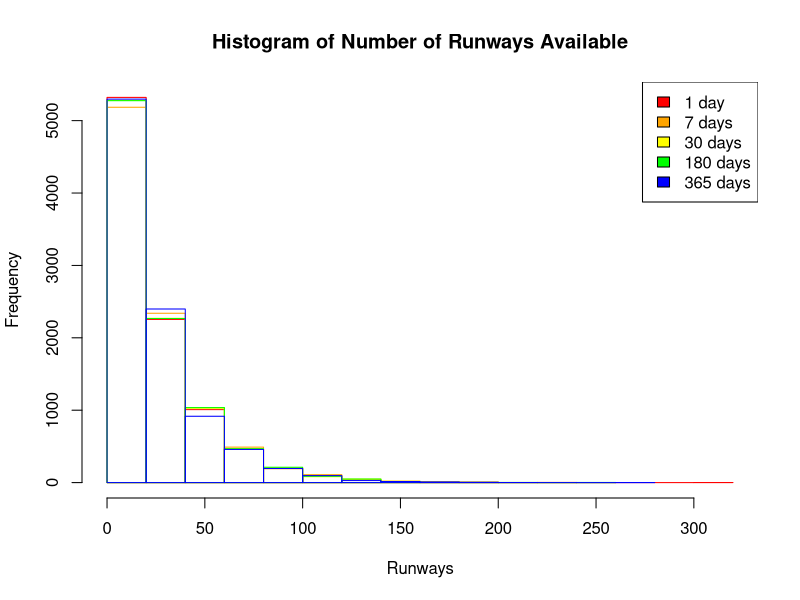
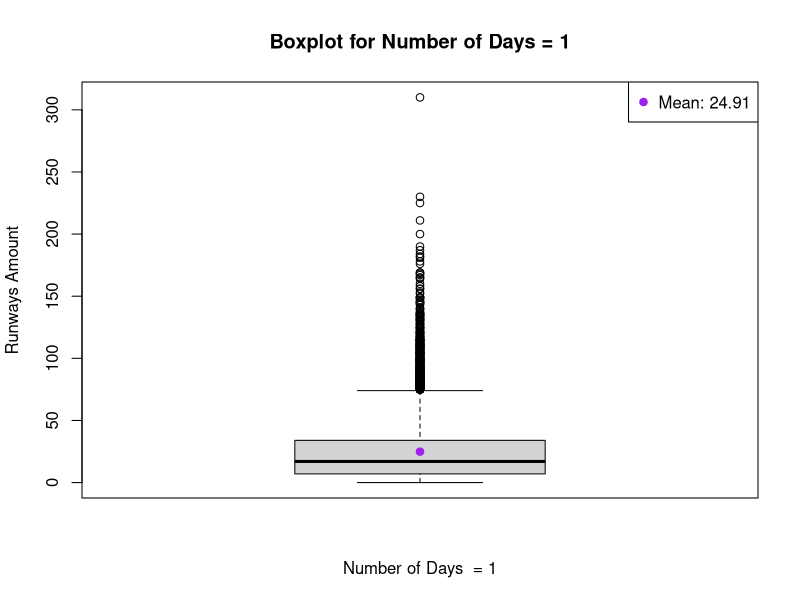
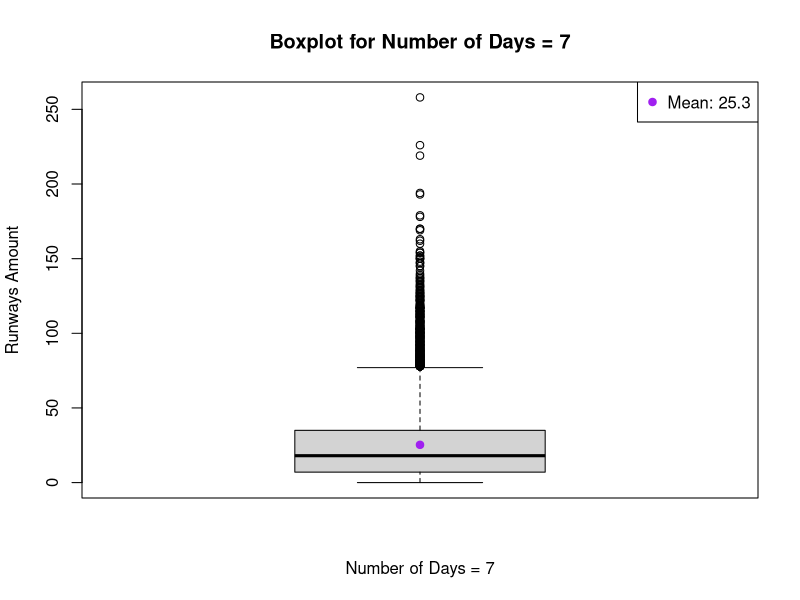
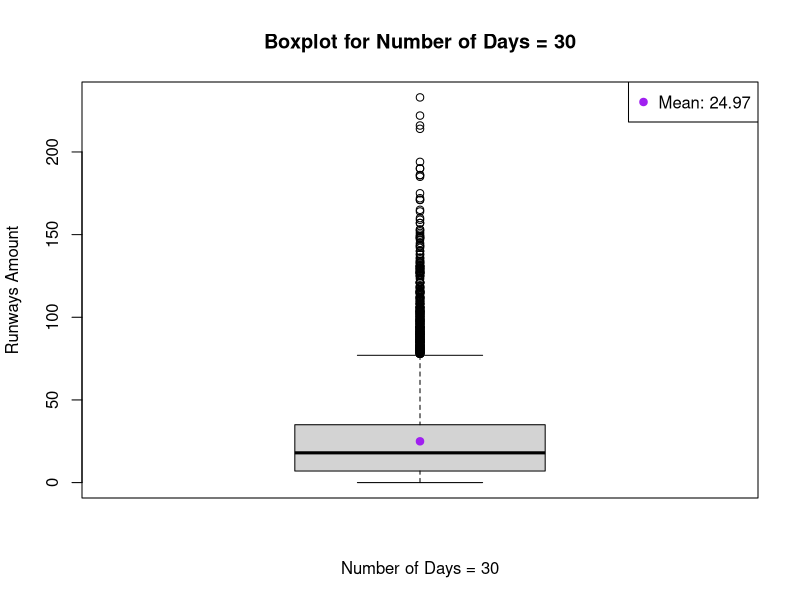
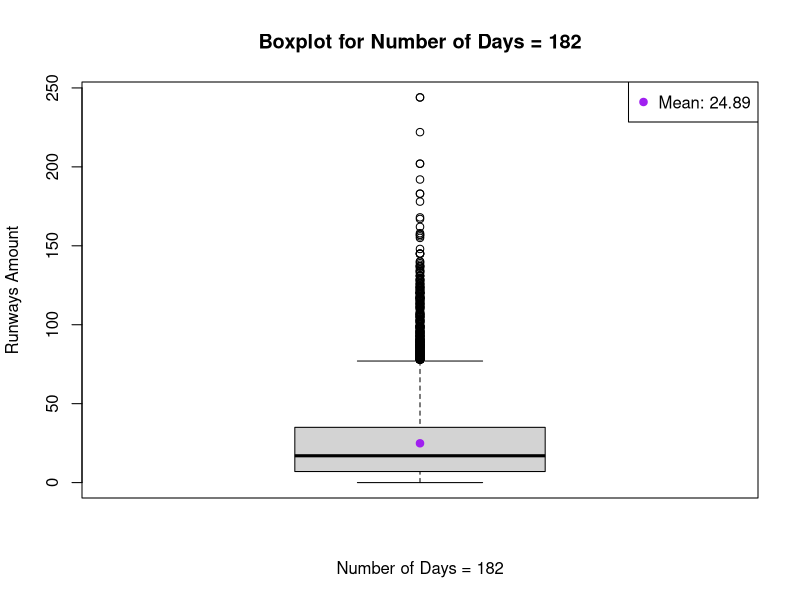

Generate these figures, in order, with R: (Note: this script raises an error after producing the figures.)
# Christa Ramos
# STAT 4345 Project
# Simulating Airplanes and Runways

#set.seed(1)
arrival.rate = 250
days.list = c(1, 7, 30, 182, 365)

results = data.frame(days = days.list,
                     mean.runways = numeric(length(days.list)),
                     sd.runways = numeric(length(days.list)),
                     mean.airplanes = numeric(length(days.list)),
                     airplane.runways.rate = numeric(length(days.list)))

for (i in 1:length(days.list)) {
  days = days.list[i]
  airplanes = 0
  # generate random airplanes for 1, 7, 30, 182, and 365 days that follows a poisson distribution   
  for (j in 1:days) {
    lambda = arrival.rate
    u = runif(1)
    k = 0
    p = exp(-lambda)
    
    while (u >= p) {
      k = k + 1
      p = p + (exp(-lambda) * lambda^k) / factorial(k)
    }
    airplanes = airplanes + k
  }
  # Generate the number of runways available using an exponential distribution  
  runways <- 25
  runways.available <- numeric(airplanes)
  
  for (j in 1:airplanes) {
    rate = 1/runways
    u = runif(1)
    runways.amount = -log(1-u)/rate
    runways.available[j] = round(runways.amount)
  }
  
  # Calculate simulation results
  airplane.runways <- runways.amount / airplanes
  
  results[i, "mean.runways"] = mean(runways.available)
  results[i, "sd.runways"] = sd(runways.available)
  results[i, "mean.airplanes"] = mean(airplanes)
  results[i, "airplane.runways.rate"] = airplane.runways
}

print(results)

# Generate combined histogram to show frequency distribution for number of runways available

hist(runways.available[days.list == 1], col = "transparent", border = "red",
     main = "Histogram of Number of Runways Available", xlab = "Runways", ylab = "Frequency")
hist(runways.available[days.list == 7], col = "transparent", border = "orange", add = TRUE)
hist(runways.available[days.list == 30], col = "transparent", border = "yellow", add = TRUE)
hist(runways.available[days.list == 182], col = "transparent", border = "green", add = TRUE)
hist(runways.available[days.list == 365], col = "transparent", border = "blue", add = TRUE)
legend("topright", c("1 day", "7 days", "30 days", "180 days", "365 days"), fill = c("red", "orange", "yellow", "green", "blue"))


# Create a boxplot for days = 1
boxplot1 = boxplot(runways.available[days.list == 1],
                   main = "Boxplot for Number of Days = 1",
                   xlab = "Number of Days  = 1",
                   ylab = "Runways Amount")

mean1 = mean(runways.available[days.list == 1])
points(mean1, col = "purple", pch = 19)
legend("topright", legend = paste("Mean:", round(mean1, 2)), col = "purple", pch = 19)

# Create a boxplot for days = 7
boxplot7 = boxplot(runways.available[days.list == 7],
                   main = "Boxplot for Number of Days = 7",
                   xlab = "Number of Days = 7",
                   ylab = "Runways Amount")

mean7 = mean(runways.available[days.list == 7])
points(mean7, col = "purple", pch = 19)
legend("topright", legend = paste("Mean:", round(mean7, 2)), col = "purple", pch = 19)

# Create a boxplot for days = 30
boxplot30 = boxplot(runways.available[days.list == 30],
                    main = "Boxplot for Number of Days = 30",
                    xlab = "Number of Days = 30",
                    ylab = "Runways Amount")

mean30 = mean(runways.available[days.list == 30])
points(mean30, col = "purple", pch = 19)
legend("topright", legend = paste("Mean:", round(mean30, 2)), col = "purple", pch = 19)

# Create a boxplot for days = 182
boxplot182 = boxplot(runways.available[days.list == 182],
                     main = "Boxplot for Number of Days = 182",
                     xlab = "Number of Days = 182",
                     ylab = "Runways Amount")

mean182 = mean(runways.available[days.list == 182])
points(mean182, col = "purple", pch = 19)
legend("topright", legend = paste("Mean:", round(mean182, 2)), col = "purple", pch = 19)

# Create a boxplot for days = 365
boxplot365 = boxplot(runways.available[num_days_list == 365],
                     main = "Boxplot for Number of Days = 365",
                     xlab = "Number of Days = 365",
                     ylab = "Runways Amount")

mean365 = mean(runways.available[days.list == 365])
points(mean365, col = "purple", pch = 19)
legend("topright", legend = paste("Mean:", round(mean365, 2)), col = "purple", pch = 19)


